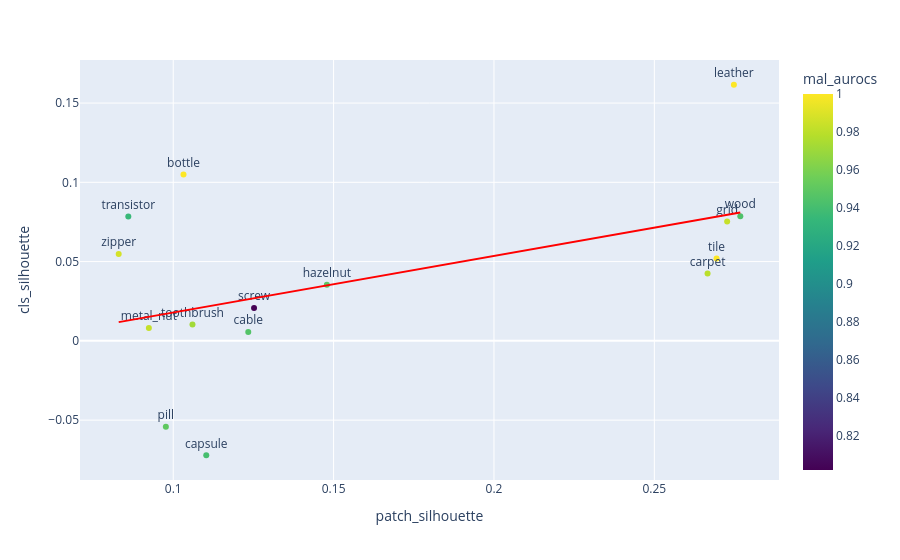

Notebook code cell kept with this figure:
### Code cell
fig = px.scatter(combined.reset_index(), x="patch_silhouette", y="cls_silhouette", text="category", hover_name="category", trendline="ols", color="mal_aurocs", color_continuous_scale="Viridis" ) 
fig.data[1].line.color = "red" 
fig.update_traces(textposition="top center") 
fig.show() 

fig.write_image(IMAGE_DIR / "cls_sil_patch_sil.svg")

### Figure 1 — Plotly figure (JSON) as saved in the notebook; plotly's stock layout.template omitted (floating-point values rounded to 4 significant figures)
{"data": [{"hovertemplate": "<b>%{hovertext}</b><br><br>patch_silhouette=%{x}<br>cls_silhouette=%{y}<br>category=%{text}<br>mal_aurocs=%{marker.color}<extra></extra>", "hovertext": ["bottle", "cable", "capsule", "carpet", "grid", "hazelnut", "leather", "metal_nut", "pill", "screw", "tile", "toothbrush", "transistor", "wood", "zipper"], "legendgroup": "", "marker": {"color": [1.0, 0.9455, 0.9406, 0.9795, 0.9833, 0.9489, 1.0, 0.9829, 0.9504, 0.802, 1.0, 0.9722, 0.935, 0.9439, 0.9874], "coloraxis": "coloraxis", "symbol": "circle"}, "mode": "markers+text", "name": "", "orientation": "v", "showlegend": false, "text": ["bottle", "cable", "capsule", "carpet", "grid", "hazelnut", "leather", "metal_nut", "pill", "screw", "tile", "toothbrush", "transistor", "wood", "zipper"], "textposition": "top center", "type": "scatter", "x": [0.1032, 0.1234, 0.1103, 0.2666, 0.2727, 0.1479, 0.2748, 0.0924, 0.0977, 0.1252, 0.2694, 0.106, 0.086, 0.2768, 0.083], "xaxis": "x", "y": [0.1049, 0.005631, -0.07215, 0.04248, 0.07525, 0.03536, 0.1615, 0.008135, -0.05411, 0.02069, 0.05192, 0.01036, 0.0784, 0.07867, 0.05482], "yaxis": "y"}, {"hovertemplate": "<b>OLS trendline</b><br>cls_silhouette = 0.35677 * patch_silhouette + -0.0177957<br>R<sup>2</sup>=0.246651<br><br>patch_silhouette=%{x}<br>cls_silhouette=%{y} <b>(trend)</b><extra></extra>", "legendgroup": "", "line": {"color": "red"}, "marker": {"symbol": "circle"}, "mode": "lines", "name": "", "showlegend": false, "textposition": "top center", "type": "scatter", "x": [0.083, 0.086, 0.0924, 0.0977, 0.1032, 0.106, 0.1103, 0.1234, 0.1252, 0.1479, 0.2666, 0.2694, 0.2727, 0.2748, 0.2768], "xaxis": "x", "y": [0.01182, 0.01289, 0.01517, 0.01706, 0.01902, 0.02002, 0.02156, 0.02623, 0.02687, 0.03497, 0.07732, 0.07832, 0.0795, 0.08024, 0.08096], "yaxis": "y"}], "layout": {"coloraxis": {"autocolorscale": false, "colorbar": {"title": {"text": "mal_aurocs"}}, "colorscale": [[0, "#440154"], [0.1111, "#482878"], [0.2222, "#3e4989"], [0.3333, "#31688e"], [0.4444, "#26828e"], [0.5556, "#1f9e89"], [0.6667, "#35b779"], [0.7778, "#6ece58"], [0.8889, "#b5de2b"], [1, "#fde725"]]}, "legend": {"tracegroupgap": 0}, "margin": {"t": 60}, "xaxis": {"anchor": "y", "domain": [0, 1], "title": {"text": "patch_silhouette"}}, "yaxis": {"anchor": "x", "domain": [0, 1], "title": {"text": "cls_silhouette"}}}}
